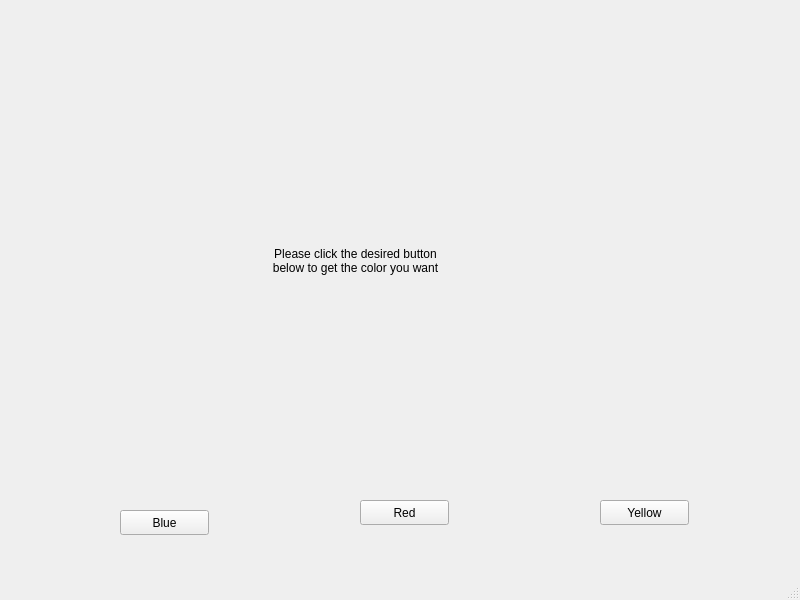
<?xml version="1.0" encoding="UTF-8"?>
<ui version="4.0">
 <class>MainWindow</class>
 <widget class="QMainWindow" name="MainWindow">
  <property name="minimumSize">
   <size>
    <width>800</width>
    <height>600</height>
   </size>
  </property>
  <property name="maximumSize">
   <size>
    <width>800</width>
    <height>600</height>
   </size>
  </property>
  <property name="windowTitle">
   <string>MainWindow</string>
  </property>
  <widget class="QWidget" name="centralwidget">
   <widget class="QStackedWidget" name="stackedWidget">
    <property name="geometry">
     <rect>
      <x>40</x>
      <y>30</y>
      <width>711</width>
      <height>441</height>
     </rect>
    </property>
    <property name="currentIndex">
     <number>0</number>
    </property>
    <widget class="QWidget" name="Home">
     <widget class="QLabel" name="label">
      <property name="geometry">
       <rect>
        <x>220</x>
        <y>170</y>
        <width>191</width>
        <height>121</height>
       </rect>
      </property>
      <property name="text">
       <string>Please click the desired button below to get the color you want</string>
      </property>
      <property name="alignment">
       <set>Qt::AlignCenter</set>
      </property>
      <property name="wordWrap">
       <bool>true</bool>
      </property>
     </widget>
    </widget>
    <widget class="QWidget" name="Yellow_page">
     <property name="styleSheet">
      <string notr="true">background-color:yellow</string>
     </property>
    </widget>
    <widget class="QWidget" name="Blue_page">
     <property name="styleSheet">
      <string notr="true">background-color:blue</string>
     </property>
    </widget>
    <widget class="QWidget" name="Red_page">
     <property name="styleSheet">
      <string notr="true">background-color:red</string>
     </property>
    </widget>
   </widget>
   <widget class="QPushButton" name="blu_btn">
    <property name="geometry">
     <rect>
      <x>120</x>
      <y>510</y>
      <width>89</width>
      <height>25</height>
     </rect>
    </property>
    <property name="text">
     <string>Blue</string>
    </property>
   </widget>
   <widget class="QPushButton" name="red_btn">
    <property name="geometry">
     <rect>
      <x>360</x>
      <y>500</y>
      <width>89</width>
      <height>25</height>
     </rect>
    </property>
    <property name="text">
     <string>Red</string>
    </property>
   </widget>
   <widget class="QPushButton" name="ylw_btn">
    <property name="geometry">
     <rect>
      <x>600</x>
      <y>500</y>
      <width>89</width>
      <height>25</height>
     </rect>
    </property>
    <property name="styleSheet">
     <string notr="true">background</string>
    </property>
    <property name="text">
     <string>Yellow</string>
    </property>
   </widget>
  </widget>
  <widget class="QMenuBar" name="menubar">
   <property name="geometry">
    <rect>
     <x>0</x>
     <y>0</y>
     <width>800</width>
     <height>22</height>
    </rect>
   </property>
  </widget>
  <widget class="QStatusBar" name="statusbar"/>
 </widget>
 <resources/>
 <connections/>
</ui>
